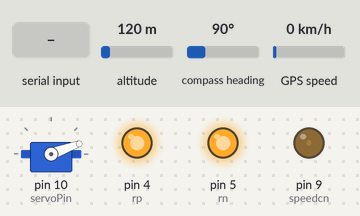
The sketch below on a simulated Arduino Uno, built with avr-gcc and run on an emulated ATmega328P. Shown: servo, output pins drawn as LEDs (lit = HIGH). The inputs (shaded band) are chosen by the test bench; at power-on: compass heading 90°, altitude 120 m, GPS speed 0 km/h. The GPS gets a fix after 3 s at 37.7749, -122.4194 with 8 satellites.

Above: at 3.2 s.
3.3 s: compass heading set to 262°
4.8 s: compass heading set to 270°
At 5.5 s:
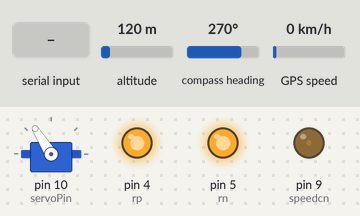
6.4 s: "30,150\n" received over Serial
At 7.7 s:
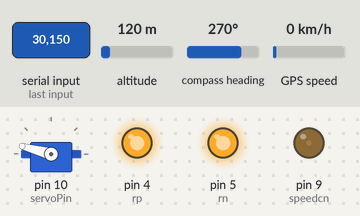
8.0 s: "90,45\n" received over Serial
At 8.6 s:
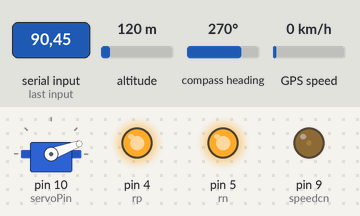
9.6 s: "5\n" received over Serial
At 11.0 s:
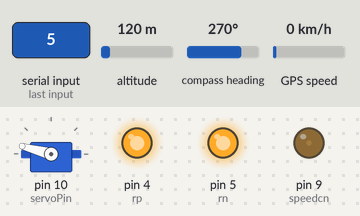
Timing chart, 0 to 12.2 s (numbered marks = the images above; inputs shaded):
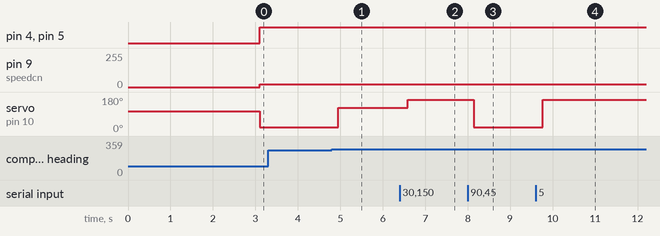

The sketch:

GPSGuide.ino
```cpp
#include <Wire.h>
#include<TinyGPS++.h>
#include<SoftwareSerial.h>
#include"ServoTimer2.h"
#include <LiquidCrystal_I2C.h>
#include <HMC5883L.h>

HMC5883L compass;

float latc,logc;
float latd=16.320794;
float logd=121.126726;
float bearing;
float heading;

const int rp = 4;
const int rn = 5;
const int speedcn = 9;
const int servoPin = 10;

int dir = 3;
bool moveForward = false;


String msg;
int index;
String longmsg;
String latmsg;

SoftwareSerial GPS_SoftSerial(2,3);
TinyGPSPlus gps;
ServoTimer2 mservo;
//LiquidCrystal_I2C lcd(0x27,20,4);

void setup()
{
  Serial.begin(115200);
  pinMode(rp,OUTPUT);
  pinMode(rn,OUTPUT);
  pinMode(speedcn,OUTPUT);
  mservo.attach(servoPin);

  mservo.write(105);
  GPS_SoftSerial.begin(9600);
  setupCompass();

  //lcd.init();
  //lcd.init();
  //lcd.backlight();
  //lcd.clear();
  //lcd.setCursor (0,0);
  //lcd.print("System Starting....");

  while (!Serial) {
    ;
  }
  delay(2000);
  //lcd.clear();
}

void loop()
{
  readSerial();
  headingcal();
  gpsdata();
  gpsheading();
  steering();
}

void readSerial(){
  if (Serial.available()) {
    msg = Serial.readStringUntil('\n');
    index = msg.indexOf('-');
    longmsg = msg.substring(0 , index);
    latmsg = msg.substring(index + 1 , msg.length());
    latd = latmsg.toFloat();
    logd = longmsg.toFloat();
  }

  //lcd.setCursor(0,2);
  //lcd.print(latd , 5);
  //lcd.setCursor(0,3);
  //lcd.print(logd ,5);
}

void setupCompass(){
  while (!compass.begin())
  {
    delay(500);
  }
  compass.setRange(HMC5883L_RANGE_1_3GA);
  compass.setMeasurementMode(HMC5883L_CONTINOUS);
  compass.setDataRate(HMC5883L_DATARATE_30HZ);
  compass.setSamples(HMC5883L_SAMPLES_8);
  compass.setOffset(212 , -440);
}

void gpsdata()
{
  smartDelay(100);
  unsigned long start;
  double lat_val, lng_val, alt_m_val;
  bool loc_valid, alt_valid;
  lat_val = gps.location.lat();
  loc_valid = gps.location.isValid();
  lng_val = gps.location.lng();
  alt_m_val = gps.altitude.meters();
  alt_valid = gps.altitude.isValid();

  if (!loc_valid)
  {
    moveForward = false;
  }else{
    moveForward = true;
  }

  latc=lat_val;
  logc=lng_val;
}

static void smartDelay(unsigned long ms)
{
  unsigned long start = millis();
  do
  {
    while (GPS_SoftSerial.available())
    gps.encode(GPS_SoftSerial.read());
  } while (millis() - start < ms);
}

void gpsheading()
{
  float x,y,deltalog,deltalat;
  deltalog= logd-logc;
  deltalat=latd-latc;

  //calculation for bearing
  x=cos(latd)*sin(deltalog);
  y=(cos(latc)*sin(latd))-(sin(latc)*cos(latd)*cos(deltalog));
  bearing=(atan2(x , y)) * (180/3.14);
  bearing = fmodf((360 - bearing),360);
  //lcd.setCursor(0,0);
  //lcd.print("B: ");
  //lcd.setCursor(3,0);
  //lcd.print(bearing , 1);

  //calculation for distance between the 2 points
  float a,d,c;
  a=(((sin(deltalat/2)))*(sin(deltalat/2))) + ((cos(latc))*(cos(latd))* (((sin(deltalog/2)))*(sin(deltalog/2)))  );
  c=2*(atan2(sqrt(a),sqrt(1-a)));
  d=6371*c;

  //lcd.setCursor(8,1);
  //lcd.print("D: ");
  //lcd.setCursor(11,1);
  //lcd.print(d , 4);
}

void headingcal()
{
  Vector norm = compass.readNormalize();

  heading = atan2(norm.YAxis, norm.XAxis);
  float declinationAngle = (4.0 + (26.0 / 60.0)) / (180 / M_PI);
  heading += declinationAngle;

  if (heading < 0)
  {
    heading += 2 * PI;
  }

  if (heading > 2 * PI)
  {
    heading -= 2 * PI;
  }

  heading = heading * 180/M_PI;
  //lcd.setCursor(12,0);
  //lcd.print("H: ");
  //lcd.setCursor(15,0);
  //lcd.print(heading , 1);
}


void steering()
{
  float finalv;
  finalv = heading/bearing;

  //lcd.setCursor(0,1);
  //lcd.print("F: ");
  //lcd.setCursor(3,1);
  //lcd.print(finalv , 2);

  if(finalv>=0.88&&finalv<=1.12)
  {
    if(dir != 0){
      mservo.write(1800);
      forward();
    }
    dir = 0;
  }else if(finalv >1.12)
  {
    if(dir != 1){
      mservo.write(2250);
      forward();
    }
    dir = 1;
  }
  else if(finalv < 0.88)
  {
    if(dir != 2){
      mservo.write(750);
      forward();
    }
    dir = 2;
  }
  else if((logd==logc) && (latc==latd))
  {
    if(dir != 0){
      mservo.write(105);
      stop1();
    }
    dir = 0;
  }
}

void forward()
{
  if(moveForward){
    analogWrite(speedcn , 20);
    digitalWrite(rp,HIGH);
    digitalWrite(rn,HIGH);
  }
}

void stop1()
{
  analogWrite(speedcn , 0);
  digitalWrite(rp,LOW);
  digitalWrite(rn,LOW);
}
```

Measured:
- the behaviour switches between 265 and 266° on compass heading (found by bisection; images 0 and 1)
- after the input at 3.3 s, every drawn part: stays the same
- after the input at 4.8 s, servo on pin 10 (servoPin): 20° → 122° after 0.15 s
- after the input at 6.4 s, servo on pin 10 (servoPin): 122° → 165° after 0.19 s
- after the input at 8.0 s, servo on pin 10 (servoPin): 165° → 20° after 0.14 s
- after the input at 9.6 s, servo on pin 10 (servoPin): 20° → 165° after 0.17 s
